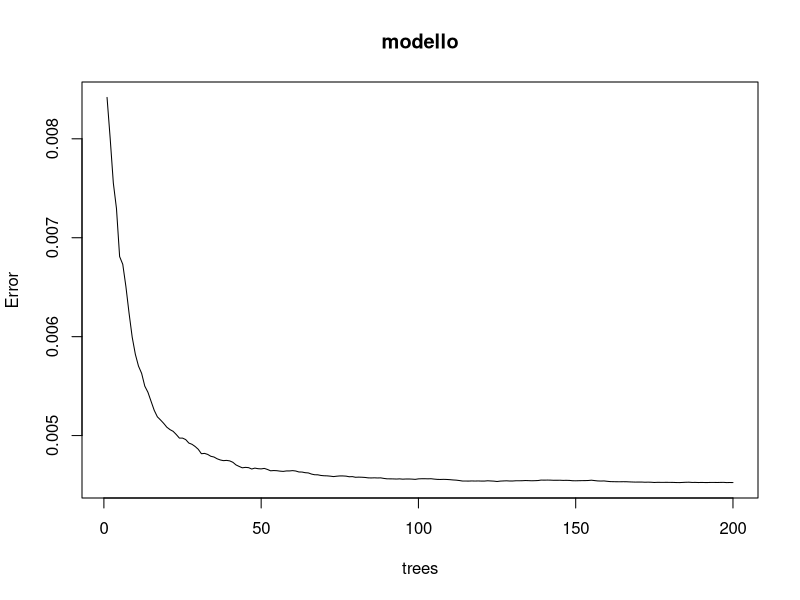
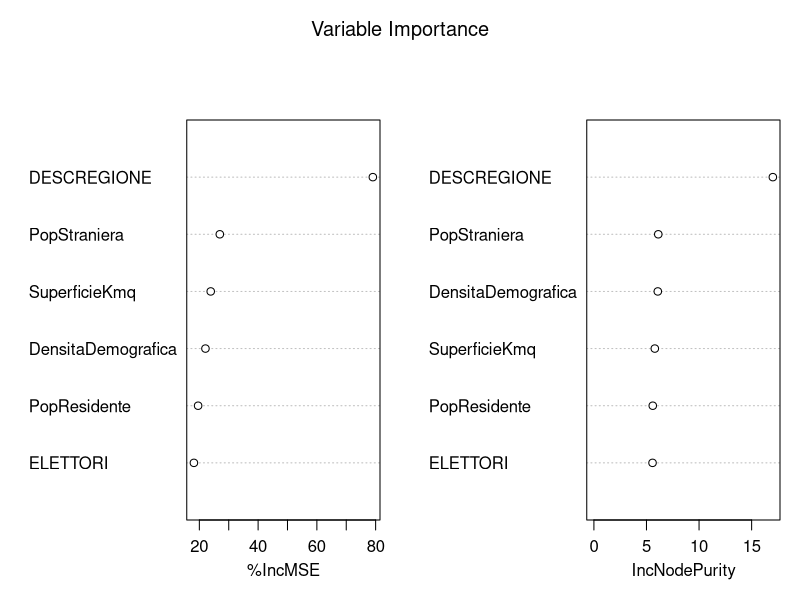

The R script that drew these images, in order:
library(randomForest)
setwd("~/GitHub/Referendum-Costituzionale-2016")

dati <- read.csv("output/edited.csv")

# random forest

for (k in 1:10){
  train_index = sample(x = 1:dim(dati)[1], size = round(0.8*dim(dati)[1]))
  test_index = (1:dim(dati)[1])[! (1:dim(dati)[1]) %in% train_index]
  modello <- randomForest(PERC_SI ~ DESCREGIONE + ELETTORI + PopResidente +
                            PopStraniera + DensitaDemografica + SuperficieKmq,
                          data = dati[train_index,], importance = TRUE, ntree=200)
  print(paste("MAE:", mean(abs(predict(modello, dati[test_index,]) - dati[test_index,"PERC_SI"]))))
  print(paste("MSE:", mean((predict(modello, dati[test_index,]) - dati[test_index,"PERC_SI"])^2)))
}
plot(modello)


varImpPlot(modello,
           sort = T,
           main="Variable Importance") # descrregione the most important => it learned which region voted what (see Tableau viz)



# linear regression